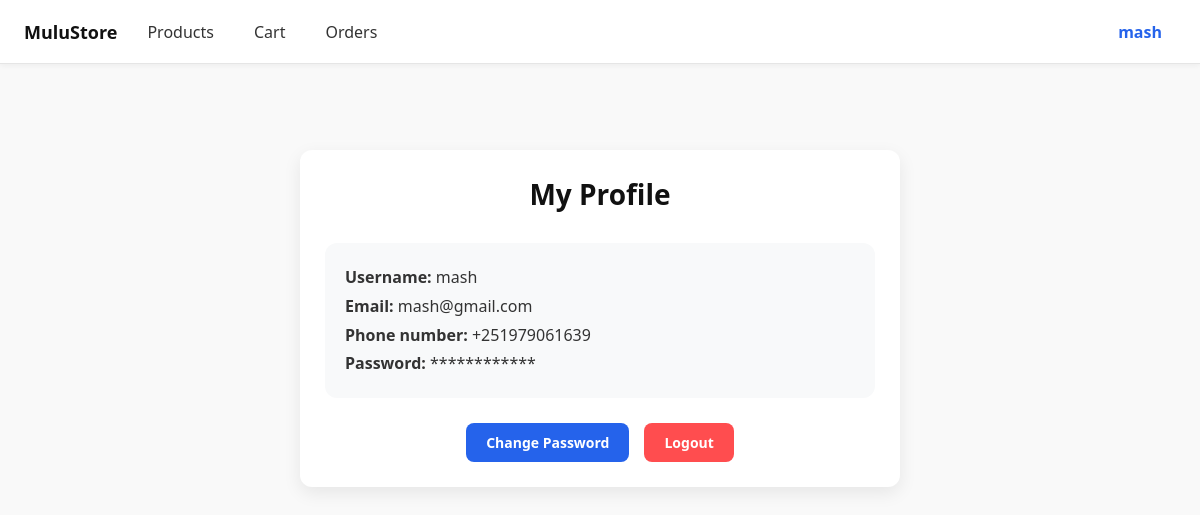
/profile/ (signed in), run on the app's committed database.
### commerce/models.py (models this page shows)
class CustomUser(AbstractUser):
    phone_number = PhoneNumberField(unique=True)

### commerce/views.py (the view)
# urls.py: path("profile/", UserDetail.as_view(), name="profile"),
class UserDetail(LoginRequiredMixin, View):
    login_url = "login"
    def get(self, request):
        return render(request, "user_detail.html", {"user":request.user})

### commerce/templates/user_detail.html (shortened to what this page needs)
{% extends "base.html" %}
{% load static %}
{% block content %}
<link rel="stylesheet" href="{% static 'css/profile.css' %}">
<div class="profile-container">
    <h1 class="profile-title">My Profile</h1>
    <div class="profile-card">
        <p><strong>Username:</strong> {{ user.username }}</p>
        <p><strong>Email:</strong> {{ user.email }}</p>
        <p><strong>Phone number:</strong> {{ user.phone_number }}</p>
        <p><strong>Password:</strong> ************</p>
    </div>
    <div class="profile-actions">
        <a href="{% url 'password_change' %}" class="btn btn-primary">Change Password</a>
        <a href="{% url 'logout' %}" class="btn btn-danger">Logout</a>
    </div>
</div>
{% endblock %}

### commerce/templates/base.html (shortened to what this page needs)
{% load static %}
<!DOCTYPE html>
<html lang="en">
  <head>
    <link rel="stylesheet" href="{% static 'css/base.css' %}" />
  </head>
  <body>
    <nav class="navbar">
      <div class="nav-left">
        {% if user.is_staff %}
        <span class="brand admin">ADMIN</span>
        {% else %}
        <span class="brand">MuluStore</span>
        {% endif %}
        <a href="{% url 'dashboard' %}" class="nav-link">Products</a>
        {% if user.is_authenticated %}
        <a href="{% url 'view_cart' %}" class="nav-link">Cart</a>
        <a href="{% url 'order_list' %}" class="nav-link">Orders</a>
        {% else %}
        <a href="{% url 'login' %}" class="nav-link">Cart</a>
        <a href="{% url 'login' %}" class="nav-link">Orders</a>
        {% endif %}
      </div>
      <div class="nav-right">
        <a href="{% url 'profile' %}" class="user-link">
          {% if user.is_authenticated %}
          {{ user.username }}
          {% else %}
          <a href="{% url 'login' %}" class="user-link">Login</a>
          {% endif %}
        </a>
      </div>
    </nav>
    <main class="content">{% block content %}{% endblock %}</main>
  </body>
</html>

### static/css/base.css (style rules this page uses)
* { margin: 0; padding: 0; box-sizing: border-box; font-family: "Segoe UI", Roboto, Helvetica, Arial, sans-serif; }
body { background-color: #f9f9f9; color: #111; }
.navbar { position: fixed; top: 0; left: 0; width: 100%; height: 64px; background: #fff; border-bottom: 1px solid #e5e5e5; display: flex; justify-content: space-between; align-items: center; padding: 0 24px; z-index: 1000; box-shadow: 0 2px 6px rgba(0,0,0,0.05); }
.nav-left { display: flex; align-items: center; gap: 20px; }
.brand { font-size: 18px; font-weight: 700; color: #111; }
.nav-link { text-decoration: none; color: #333; font-weight: 500; padding: 6px 10px; border-radius: 6px; transition: all 0.2s ease; }
.user-link { text-decoration: none; color: #2563eb; font-weight: 600; padding: 8px 14px; border-radius: 20px; }
.content { max-width: 1200px; margin: auto; padding: 100px 30px 30px; }

### static/css/profile.css (style rules this page uses)
.profile-container { max-width: 600px; margin: 50px auto; padding: 25px; background-color: #fff; border-radius: 12px; box-shadow: 0 6px 18px rgba(0,0,0,0.08); text-align: center; }
.profile-title { font-size: 28px; font-weight: 700; color: #111; margin-bottom: 30px; }
.profile-card { text-align: left; background-color: #f8f9fa; padding: 20px; border-radius: 12px; margin-bottom: 25px; line-height: 1.8; }
.profile-card p { font-size: 16px; color: #333; }
.profile-actions { display: flex; justify-content: center; gap: 15px; flex-wrap: wrap; }
.btn { padding: 10px 20px; border-radius: 8px; font-weight: 600; cursor: pointer; text-decoration: none; transition: all 0.2s ease; border: none; font-size: 14px; }
.btn-primary { background-color: #2563eb; color: #fff; }
.btn-danger { background-color: #ff4d4f; color: #fff; }

### data on the page
CustomUser: username "mash", email "mash@gmail.com", phone_number "+251979061639"
